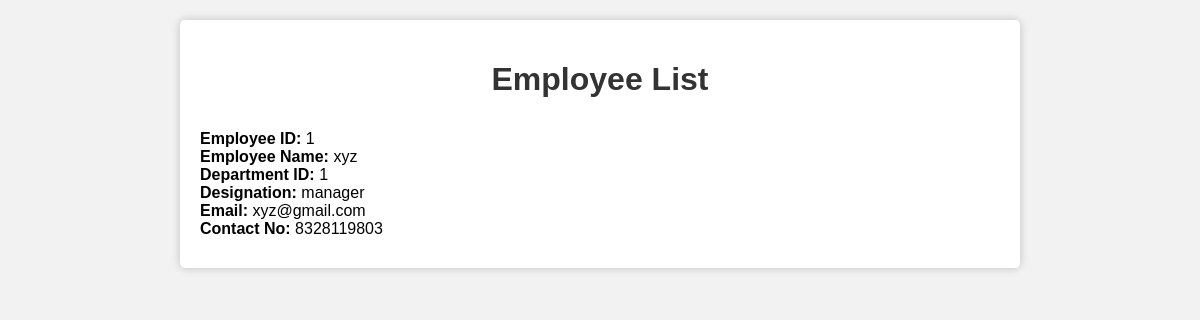
Page /employees on the earlier database version.
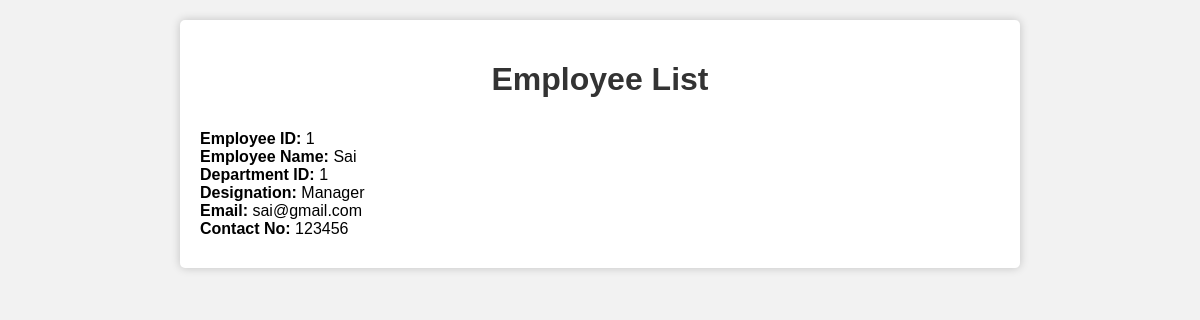
Same page on the later database version.
### tables this page shows
CREATE TABLE Employee_Details (
EmployeeID int primary key,
Employee_Name varchar(50),
DepartmentID int,
Designation varchar(50),
Email varchar(50),
Contact_No int);

### app.py (the view)
@app.route('/employees', methods = ['GET','POST'])
def show_employees():
    emp = Employee()
    data = emp.show_employees()
    print(data)
    return render_template('showemployees.html',employees=data)

### empdetails.py (called while the page is built)
    def show_employees(self):
        conn = sqlite3.connect('pms.db')
        cur = conn.cursor()
        cur.execute("select * from Employee_Details")
        data = []
        for i in cur.fetchall():
            context = {}
            context['employeeID'] = i[0]
            context['employeeName'] = i[1]
            context['DepartmentID'] = i[2]
            context['Designation'] = i[3]
            context['Email'] = i[4]
            context['contactNo'] = i[5]
            data.append(context)
        return data

### templates/showemployees.html (shortened to what this page needs)
<!DOCTYPE html>
<html>
<head>
</head>
<body>
    <div class="container">
        <h1>Employee List</h1>
        <ul class="employee-list">
            {% for employee in employees %}
            <li class="employee-item">
                <strong>Employee ID:</strong> {{ employee.employeeID }}<br>
                <strong>Employee Name:</strong> {{ employee.employeeName }}<br>
                <strong>Department ID:</strong> {{ employee.DepartmentID }}<br>
                <strong>Designation:</strong> {{ employee.Designation }}<br>
                <strong>Email:</strong> {{ employee.Email }}<br>
                <strong>Contact No:</strong> {{ employee.contactNo }}
            </li>
            {% endfor %}
        </ul>
    </div>
</body>
</html>

### templates/showemployees.html (style rules this page uses)
body { font-family: Arial, sans-serif; margin: 0; padding: 20px; background-color: #f2f2f2; }
h1 { color: #333; text-align: center; }
.container { max-width: 800px; margin: 0 auto; background-color: #fff; padding: 20px; border-radius: 5px; box-shadow: 0 0 10px rgba(0, 0, 0, 0.2); }
.employee-list { list-style: none; padding: 0; margin: 0; }
.employee-item { border-bottom: 1px solid #ccc; padding: 10px 0; }
.employee-item:last-child { border-bottom: none; }

Differences in the rows shown:
changed Employee_Details id 1: employeeName "xyz" → "Sai"; Designation "manager" → "Manager"; Email "xyz@gmail.com" → "sai@gmail.com"; contactNo "8328119803" → "123456"
